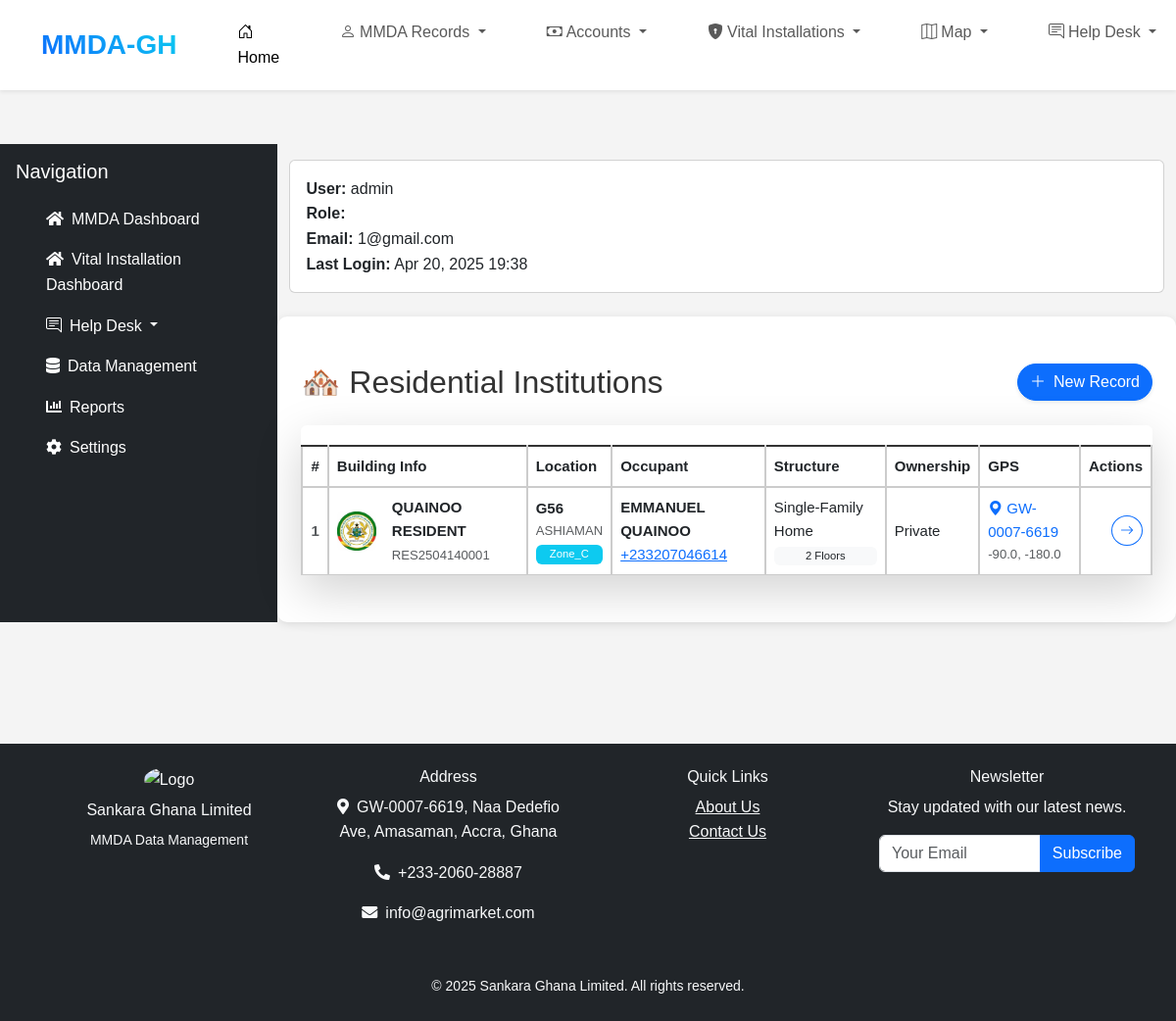
The page /residential_list/ (signed in) on the database its author committed.
### accounts/models.py (models this page shows, shortened)
class ResidentialCapture(models.Model):
    serial_number = models.CharField(max_length=20, unique=True, editable=False)
    category = models.CharField(max_length=10, default="RES", editable=False)
    date_created = models.DateTimeField(auto_now_add=True)
    date_updated = models.DateTimeField(auto_now=True)
    region = models.ForeignKey('Region', on_delete=models.CASCADE)
    mmda = models.ForeignKey('MMDA', on_delete=models.CASCADE)
    ghana_card = models.OneToOneField(
        'DataCapture',
        on_delete=models.CASCADE,
        related_name='residential_capture',
        help_text='Select a valid Ghana Card entry.'
    )
    principal_tenant = models.CharField(max_length=100, blank=True)
    principal_tenant_contact = PhoneNumberField(blank=True)
    number_of_occupants = models.CharField(max_length=100, blank=True)
    building_name = models.CharField(max_length=100)
    house_number = models.CharField(max_length=50)
    gps_address = models.CharField(max_length=100)
    latitude = models.FloatField(validators=[MinValueValidator(-90.0), MaxValueValidator(90.0)])
    longitude = models.FloatField(validators=[MinValueValidator(-180.0), MaxValueValidator(180.0)])
    area_zone = models.CharField(max_length=100, choices=AREA_ZONE_CHOICES)
    street_name = models.CharField(max_length=100)
    location = models.CharField(max_length=100)
    property_classification = models.CharField(max_length=100, choices=PROPERTY_CLASS_CHOICES)
    ownership_status = models.CharField(max_length=50, choices=OWNERSHIPS_STATUS_CHOICES)
    neighbor_emergency_name = models.CharField(max_length=100)
    neighbor_emergency_contact = PhoneNumberField()
    nature_ownership = models.CharField(max_length=100, choices=NATURE_CHOICES)
    building_description = models.CharField(max_length=100, choices=BUILDING_DESCRIPTION )
    building_type = models.CharField(max_length=50, choices=BUILDING_TYPE_CHOICES)
    land_size = models.CharField(max_length=50, choices=LAND_SIZE_CHOICES)
    number_of_floors = models.PositiveIntegerField()
    number_of_rooms = models.PositiveIntegerField()
    toilet_facility = models.CharField(max_length=50, choices=TOILET_CHOICES)
    parking_spaces = models.BooleanField(default=False)
    fenced = models.BooleanField(default=False)
    fencing_type = models.CharField(max_length=50, choices=FENCE_CHOICES, blank=True, null=True)
    building_condition = models.CharField(max_length=50, choices=BUILDING_CONDITION_CHOICES)
    security_features = models.JSONField(default=list)
    construction_material = models.CharField(max_length=50, choices=MATERIAL_CHOICES)
    type_of_roof = models.CharField(max_length=50, choices=ROOF_CHOICES)
    fire_hydrant_availability = models.BooleanField(default=False)
    fire_extinguishers_availability = models.BooleanField(default=False)
    water_supply = models.CharField(max_length=50, choices=WATER_SUPPY_CHOICES)
    gwcpl_supply = models.BooleanField(default=False)
    electricity_connection = models.CharField(max_length=50, choices=ELECTRICTY_CHOICES)
    ecg_connection = models.BooleanField(default=False)
    ecg_pole_no = models.CharField(max_length=100)
    has_backup_generator = models.BooleanField(default=False)
    sewage_system = models.CharField(max_length=50, choices=SEWAGE_SYSTEM_CHOICES)
    waste_disposal_method = models.CharField(max_length=50, choices=WASTEAGE_CHOICES)
    internet_connectivity = models.CharField(max_length=50, choices=INTERNET_CHOICES)
    proximity_to_public_infrastructure = models.CharField(max_length=50, choices=PUBLIC_INFRA_CHOICES)
    name_of_public_infr = models.CharField(max_length=50)
    flood_risk_area = models.BooleanField(default=False)
    criminal_activities_1 = models.CharField(max_length=50, choices=CRIMINAL_CHOICES)
    criminal_activities_2 = models.CharField(max_length=50, choices=CRIMINAL_CHOICES)
    criminal_activities_3 = models.CharField(max_length=50, choices=CRIMINAL_CHOICES)
    network_connectivity = models.CharField(max_length=50, choices=NETWORK_CHOICES)
    road_network = models.BooleanField(default=False)
    road_condition = models.CharField(max_length=50, choices=ROAD_CONDITION_CHOICES, blank=True, null=True)
    profile_picture = models.ImageField(upload_to='profile_pictures/', blank=True, null=True)
    class Meta:
        verbose_name = "Residential Capture"
        verbose_name_plural = "Residential Captures"
        ordering = ['-date_created', 'building_name']

### accounts/views.py (the view)
# urls.py: path('residential_list/', views.residential_list, name='residential_list'),
@login_required
def residential_list(request):
    return list_generic(request, ResidentialCapture, 'residential_list.html', 'residentials')

### accounts/templates/residential_list.html (shortened to what this page needs)
{% extends 'base.html' %}
{% load static %}
{% load crispy_forms_tags %}
{% block content %}
<div class="container-fluid py-4">
    <div class="d-flex justify-content-between align-items-center mb-4">
        <h1 class="h2 mb-0">🏘️ Residential Institutions</h1>
        <a href="{% url 'create_residential' %}" class="btn btn-primary rounded-pill shadow-sm">
            <i class="bi bi-plus-lg me-2"></i>New Record
        </a>
    </div>
    <div class="card border-0 shadow-lg">
        <div class="card-body p-0">
            <div class="table-responsive">
                <table class="table table-hover align-middle mb-0">
                    <thead class="bg-light">
                        <tr>
                            <th>#</th>
                            <th>Building Info</th>
                            <th>Location</th>
                            <th>Occupant</th>
                            <th>Structure</th>
                            <th>Ownership</th>
                            <th>GPS</th>
                            <th class="text-end">Actions</th>
                        </tr>
                    </thead>
                    <tbody>
                        {% for residential in residentials %}
                        <tr>
                            <td class="fw-bold text-muted">{{ forloop.counter }}</td>
                            <td>
                                <div class="d-flex align-items-center">
                                    <div class="symbol symbol-40px me-3">
                                        {% if residential.profile_picture %}
                                        <img src="{{ residential.profile_picture.url }}"
                                             class="rounded"
                                             alt="{{ residential.building_name }}"
                                             style="width: 40px; height: 40px; object-fit: cover;">
                                        {% else %}
                                        <div class="bg-secondary rounded d-flex justify-content-center align-items-center"
                                             style="width: 40px; height: 40px;">
                                            <i class="bi bi-building text-white"></i>
                                        </div>
                                        {% endif %}
                                    </div>
                                    <div>
                                        <div class="fw-bold">{{ residential.building_name }}</div>
                                        <small class="text-muted">{{ residential.serial_number }}</small>
                                    </div>
                                </div>
                            </td>
                            <td>
                                <div class="d-flex flex-column">
                                    <span class="fw-semibold">{{ residential.house_number }}</span>
                                    <small class="text-muted">{{ residential.location }}</small>
                                    <span class="badge bg-info mt-1">{{ residential.area_zone }}</span>
                                </div>
                            </td>
                            <td>
                                <div class="d-flex flex-column">
                                    <span class="fw-semibold">{{ residential.principal_tenant }}</span>
                                    <a href="#" class="text-primary" data-bs-toggle="modal"
                                       data-bs-target="#contactModal{{ residential.pk }}">
                                        {{ residential.principal_tenant_contact }}
                                    </a>
                                </div>
                            </td>
                            <td>
                                <div class="d-flex flex-column">
                                    <span class="text-capitalize">{{ residential.building_type }}</span>
                                    <div class="badge bg-light text-dark mt-1">
                                        {{ residential.number_of_floors }} Floors
                                    </div>
                                </div>
                            </td>
                            <td class="text-capitalize">{{ residential.nature_ownership }}</td>
                            <td>
                                <div class="d-flex flex-column">
                                    <a href="https://www.ghanapostgps.com/map/?q={{ residential.gps_address }}"
                                       target="_blank" class="text-decoration-none">
                                        <i class="bi bi-geo-alt-fill me-1"></i>{{ residential.gps_address|truncatechars:12 }}
                                    </a>
                                    <small class="text-muted">
                                        {{ residential.latitude|truncatechars:8 }}, {{ residential.longitude|truncatechars:8 }}
                                    </small>
                                </div>
                            </td>
                            <td class="text-end">
                                <button class="btn btn-sm btn-icon btn-outline-primary rounded-circle"
                                        data-bs-toggle="modal"
                                        data-bs-target="#modal{{ residential.pk }}">
                                    <i class="bi bi-arrow-right"></i>
                                </button>
                            </td>
                        </tr>
                        {% endfor %}
                    </tbody>
                </table>
            </div>
        </div>
    </div>
</div>
{% endblock %}

### accounts/templates/base.html (shortened to what this page needs)
{% load static %}
<!DOCTYPE html>
<html lang="en">
<head>
    <link href="https://cdn.jsdelivr.net/npm/bootstrap@5.3.0/dist/css/bootstrap.min.css" rel="stylesheet">
    <link rel="stylesheet" href="https://cdnjs.cloudflare.com/ajax/libs/font-awesome/6.0.0-beta3/css/all.min.css">
    <link rel="stylesheet" href="https://cdn.jsdelivr.net/npm/bootstrap-icons@1.8.1/font/bootstrap-icons.css">
    <link rel="stylesheet" href="https://cdnjs.cloudflare.com/ajax/libs/font-awesome/5.15.4/css/all.min.css">
    <link rel="stylesheet" href="{% static 'css/styles.css' %}">
</head>
<body>
    {% include 'navbar.html' %}
<br><br><br>
    <div class="main-wrapper d-flex">
<br><br>
        <nav id="sidebar" class="sidebar bg-dark text-white p-3">
            <div class="sidebar-header d-flex justify-content-between align-items-center">
                <h5 class="text-center mb-0">Navigation</h5>
            </div>
            <ul class="nav flex-column mt-3">
                <li class="nav-item">
                    <a href="#" class="nav-link text-white">
                        <i class="fas fa-home me-2"></i>MMDA Dashboard
                    </a>
                </li>
                <li class="nav-item">
                    <a href="#" class="nav-link text-white">
                        <i class="fas fa-home me-2"></i>Vital Installation Dashboard
                    </a>
                </li>
                <li class="nav-item dropdown">
                    <a class="nav-link text-white dropdown-toggle px-3 rounded-3" href="#" role="button" data-bs-toggle="dropdown">
                        <i class="bi bi-chat-right-text me-2"></i>Help Desk
                    </a>
                </li>
                <li class="nav-item">
                    <a href="#" class="nav-link text-white">
                        <i class="fas fa-database me-2"></i>Data Management
                    </a>
                </li>
                <li class="nav-item">
                    <a href="#" class="nav-link text-white">
                        <i class="fas fa-chart-bar me-2"></i>Reports
                    </a>
                </li>
                <li class="nav-item">
                    <a href="#" class="nav-link text-white">
                        <i class="fas fa-cog me-2"></i>Settings
                    </a>
                </li>
            </ul>
        </nav>
        <div class="flex-grow-1">
            <div class="container mt-3">
                <div class="card mb-4">
                    <div class="card-body">
                        <ul class="list-unstyled mb-0">
                            <li><strong>User:</strong> {{ request.user }}</li>
                            <li><strong>Role:</strong> {{ request.user.role }}</li>
                            <li><strong>Email:</strong> {{ request.user.email }}</li>
                            <li><strong>Last Login:</strong> {{ request.user.last_login|date:"M d, Y H:i" }}</li>
                        </ul>
                    </div>
                </div>
            </div>
            <main class="container py-4">
                {% block content %}{% endblock %}
            </main>
                </div>
                    </div>
                    <br><br><br>
            <footer class="bg-dark text-light py-4 mt-5">
                <div class="container">
                    <div class="row">
                        <div class="col-md-3 mb-3 text-center">
                            <img src="{% static 'assets/gat.jpg' %}" alt="Logo"
                                 class="img-fluid rounded-circle mb-2" style="width: 75px;">
                            <h6>Sankara Ghana Limited</h6>
                            <small>MMDA Data Management</small>
                        </div>
                        <div class="col-md-3 mb-3">
                            <h6>Address</h6>
                            <p><i class="fas fa-map-marker-alt me-2"></i>GW-0007-6619, Naa Dedefio Ave, Amasaman, Accra, Ghana</p>
                            <p><i class="fas fa-phone-alt me-2"></i>+233-2060-28887</p>
                            <p><i class="fas fa-envelope me-2"></i>info@agrimarket.com</p>
                        </div>
                        <div class="col-md-3 mb-3">
                            <h6>Quick Links</h6>
                            <a href="{% url 'about' %}" class="text-light d-block">About Us</a>
                            <a href="{% url 'contact' %}" class="text-light d-block">Contact Us</a>
                        </div>
                        <div class="col-md-3 mb-3">
                            <h6>Newsletter</h6>
                            <p>Stay updated with our latest news.</p>
                            <div class="input-group">
                                <input type="email" class="form-control" placeholder="Your Email">
                                <button class="btn btn-primary">Subscribe</button>
                            </div>
                        </div>
                    </div>
                    <div class="text-center mt-3">
                        <small>&copy; {% now "Y" %} Sankara Ghana Limited. All rights reserved.</small>
                    </div>
                </div>
            </footer>
</body>
</html>

### rows shown on the page
ResidentialCapture: profile_picture (picture), building_name "QUAINOO RESIDENT", serial_number "RES2504140001", house_number "G56", location "ASHIAMAN", area_zone "Zone_C", principal_tenant "EMMANUEL QUAINOO", principal_tenant_contact "+233207046614", building_type "Single-Family Home", number_of_floors "2", nature_ownership "Private", gps_address "GW-0007-6619", latitude "-90.0", longitude "-180.0"

### other values the page prints
{{ request.user }} "admin"
{{ request.user.email }} "1@gmail.com"
{{ request.user.last_login|date:"M d, Y H:i" }} "Apr 20, 2025 19:38"
